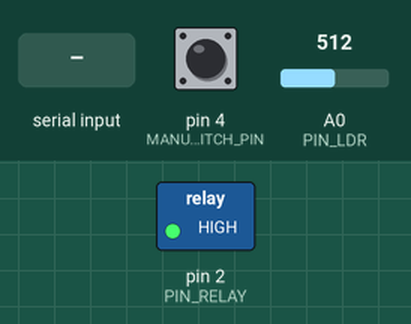
The sketch below on a simulated Arduino Uno, built with avr-gcc and run on an emulated ATmega328P. On the bench: switched loads named in the sketch (green lamp = pin HIGH). The test bench sets the inputs (shaded band); at power-on: pin 4 (MANUAL_SWITCH_PIN) HIGH, A0 (PIN_LDR) = 512. What the sketch prints to the serial monitor is not drawn.

Above: at 1.2 s.
1.3 s: pin 4 (MANUAL_SWITCH_PIN) pulled LOW for 0.15 s
At 1.37 s:
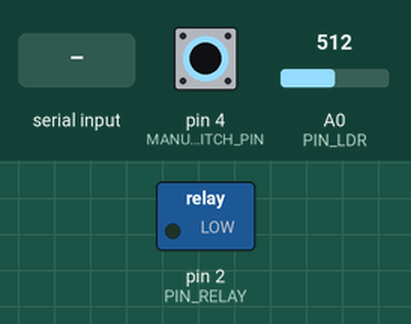
5.5 s: "ON\n" received over the second serial link
At 6.5 s:
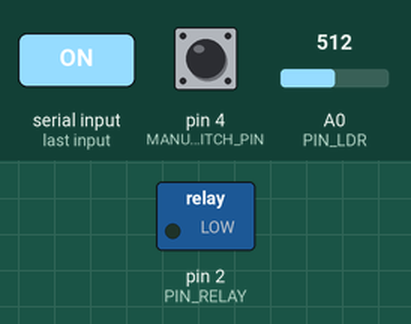
7.5 s: "OFF\n" received over the second serial link
At 8.5 s:
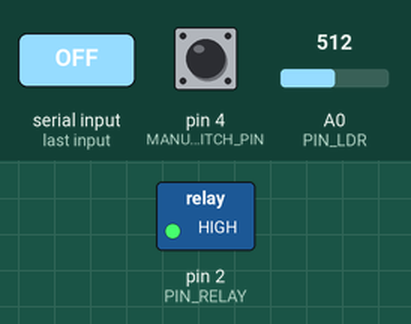
9.0 s: pin 4 (MANUAL_SWITCH_PIN) pulled LOW for 1 s
At 9.5 s:
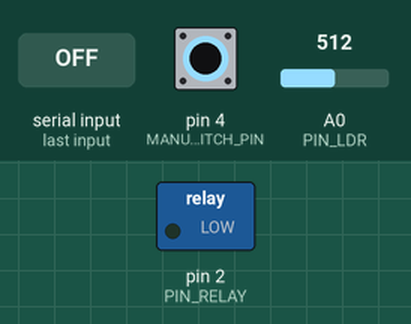
11.5 s: pin 4 (MANUAL_SWITCH_PIN) pulled LOW for 3.2 s
At 15.3 s:
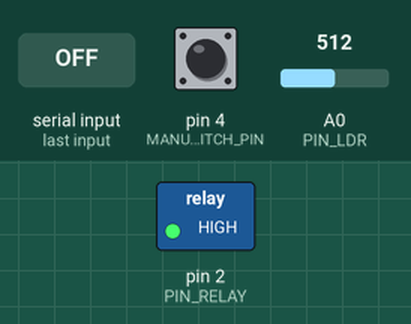
Timing chart, 0 to 16.8 s (numbered marks = the images above; inputs shaded):
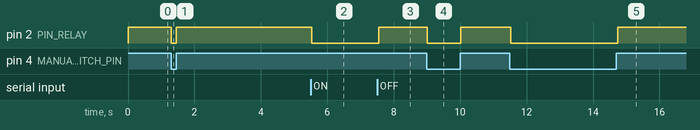

Measured:
- after the input at 1.3 s, pin 2 (PIN_RELAY): HIGH → LOW at once, → HIGH 0.15 s later
- after the input at 5.5 s, pin 2 (PIN_RELAY): HIGH → LOW at once
- after the input at 7.5 s, pin 2 (PIN_RELAY): LOW → HIGH after 0.05 s
- after the input at 9.0 s, pin 2 (PIN_RELAY): HIGH → LOW at once, → HIGH 1.0 s later
- after the input at 11.5 s, pin 2 (PIN_RELAY): HIGH → LOW at once, → HIGH 3.2 s later

The sketch:

arduino_nano_ai.ino
```cpp
/*
 * Arduino Uno - Relay + LDR
 * Sends status every 2 seconds (not just on change)
 */

#include <SoftwareSerial.h>
#include "config.h"

SoftwareSerial espSerial(10, 11);

bool relayState = false;
bool manualSwitchState = false;
int lastLightValue = 0;

void setup() {
  Serial.begin(9600);
  espSerial.begin(9600);

  pinMode(PIN_LDR, INPUT);
  pinMode(PIN_RELAY, OUTPUT);
  pinMode(MANUAL_SWITCH_PIN, INPUT_PULLUP);

  // Start OFF (Active LOW: HIGH = OFF)
  digitalWrite(PIN_RELAY, HIGH);
  relayState = false;

  Serial.println("Uno Ready - Active LOW");
}

void loop() {
  // Read LDR
  lastLightValue = analogRead(PIN_LDR);

  // Check manual switch
  bool pressed = (digitalRead(MANUAL_SWITCH_PIN) == LOW);
  if (pressed && !manualSwitchState) {
    manualSwitchState = true;
    digitalWrite(PIN_RELAY, LOW);   // ON
    relayState = true;
    Serial.println("🔧 MANUAL ON");
  } else if (!pressed && manualSwitchState) {
    manualSwitchState = false;
    Serial.println("🔧 MANUAL OFF");

    // Restore last ESP32 command (default OFF)
    digitalWrite(PIN_RELAY, HIGH);  // OFF
    relayState = false;
    Serial.println("   → Restored: OFF");
  }

  // Read ESP32 commands
  if (espSerial.available()) {
    String cmd = espSerial.readStringUntil('\n');
    cmd.trim();
    cmd.toUpperCase();

    if (!manualSwitchState) {
      if (cmd == "ON") {
        digitalWrite(PIN_RELAY, LOW);   // ON
        relayState = true;
        Serial.println("📨 ESP: ON");
      } else if (cmd == "OFF") {
        digitalWrite(PIN_RELAY, HIGH);  // OFF
        relayState = false;
        Serial.println("📨 ESP: OFF");
      }
    }
  }

  // ==========================================
  // SEND STATUS EVERY 2 SECONDS (not just on change)
  // ==========================================
  static unsigned long lastSend = 0;
  if (millis() - lastSend >= 2000) {
    lastSend = millis();

    String ldrStatus = (lastLightValue < 250) ? "D" :
                       (lastLightValue > 350) ? "B" : "N";
    String status = String(ldrStatus) + "|" +
                    (manualSwitchState ? "1" : "0") + "|" +
                    (relayState ? "1" : "0");

    espSerial.println(status);
    Serial.print("📤 ");
    Serial.println(status);
  }

  // Debug
  static unsigned long lastDebug = 0;
  if (millis() - lastDebug >= 3000) {
    lastDebug = millis();
    Serial.print("📊 ");
    Serial.print("LDR:");
    Serial.print(lastLightValue);
    Serial.print(" | MAN:");
    Serial.print(manualSwitchState ? "ON" : "OFF");
    Serial.print(" | RLY:");
    Serial.println(relayState ? "ON" : "OFF");
  }

  delay(50);
}
```

config.h
```cpp
/*
 * config.h - Configuration file for Arduino Nano AI Lighting System
 */

#ifndef CONFIG_H
#define CONFIG_H

// ============================================
// PIN DEFINITIONS (Hardware connections)
// ============================================
#define PIN_LDR             A0
#define PIN_RELAY           2

#define MANUAL_SWITCH_PIN   4
// ============================================
// HYSTERESIS THRESHOLDS
// ============================================
#define LIGHT_ON_THRESHOLD      250
#define LIGHT_OFF_THRESHOLD     350

// ============================================
// TIMING INTERVALS (milliseconds)
// ============================================
#define SENSOR_INTERVAL         2000
#define SCREEN_INTERVAL         5000
#define WEATHER_REQUEST_INTERVAL 10000


#endif  // CONFIG_H
```
